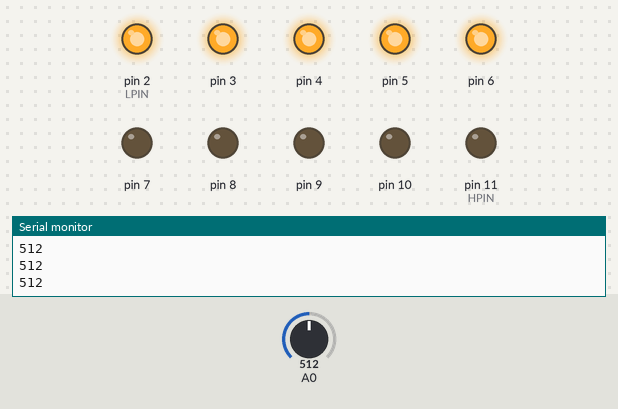
Bench run of a sketch on a simulated Arduino Uno, built with avr-gcc and run on an emulated ATmega328P. On the bench: output pins drawn as LEDs (lit = HIGH), the last lines printed to the serial monitor. The inputs (shaded band) are chosen by the test bench; at power-on: A0 = 512.

Above: at 1.2 s.
1.3 s: A0 set to 585
2.8 s: A0 set to 617
At 3.8 s:
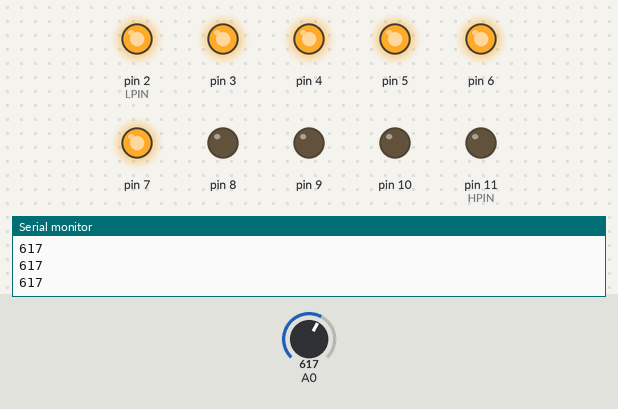
4.5 s: A0 set to 716
At 5.0 s:
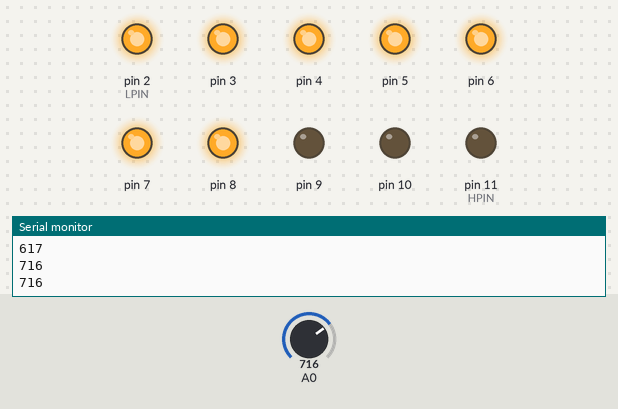
6.0 s: A0 set to 787
7.5 s: A0 set to 812
At 8.7 s:
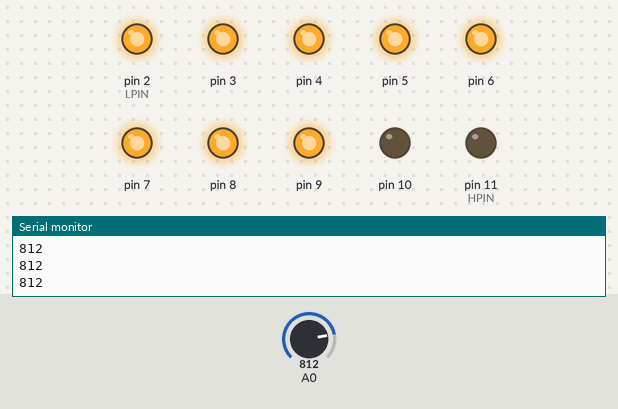
9.0 s: A0 set to 511
At 9.9 s:
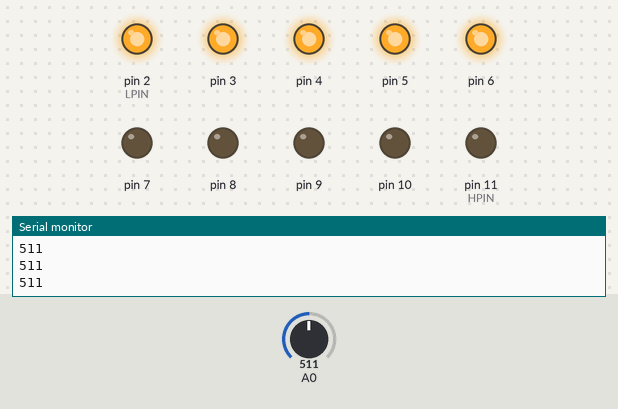
Timing chart, 0 to 11.5 s (numbered marks = the images above; inputs shaded):
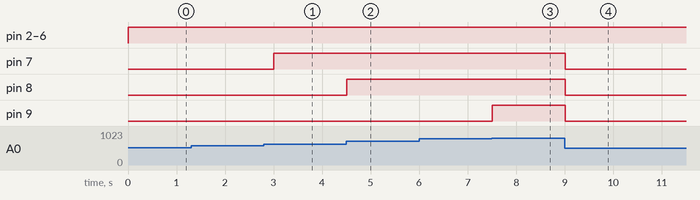

Measured:
- the behaviour switches between 599 and 600 on A0 (found by bisection; images 0 and 1)
- the behaviour switches between 799 and 800 on A0 (found by bisection; images 2 and 3)
- after the input at 2.8 s, pin 7: LOW → HIGH after 0.20 s
- after the input at 4.5 s, pin 8: LOW → HIGH at once
- after the input at 7.5 s, pin 9: LOW → HIGH at once
- after the input at 9.0 s, pin 7–9: HIGH → LOW at once

The sketch:

GasSensor.ino
```cpp
int gasVal;    // analog value read from the gas sensor on pin A0
int LPIN = 2;  // port number of the lowest value LED
int HPIN = 11; // port number of the highest value LED

void light( int num );

void setup()
{

    Serial.begin(9600);
    for ( int i = LPIN; i <= HPIN; i++ )
        pinMode(i, OUTPUT);

}

void loop()
{

    gasVal = analogRead(0);
    Serial.println(gasVal, DEC);
    light(gasVal/100 - 1);
    delay(250);

}

// light up string of LEDs from port LPIN to port num
void light( int num )
{

    for ( int i = LPIN; i <= num + LPIN; i++ )
        digitalWrite(i, HIGH);
    for ( int i = num + LPIN + 1; i <= HPIN; i++ )
        digitalWrite(i, LOW);

}
```
